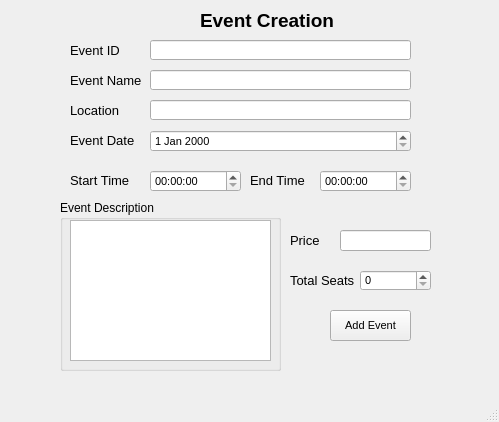
<?xml version="1.0" encoding="UTF-8"?>
<ui version="4.0">
 <class>MainWindow</class>
 <widget class="QMainWindow" name="MainWindow">
  <property name="geometry">
   <rect>
    <x>0</x>
    <y>0</y>
    <width>499</width>
    <height>422</height>
   </rect>
  </property>
  <property name="font">
   <font>
    <pointsize>8</pointsize>
   </font>
  </property>
  <property name="windowTitle">
   <string>MainWindow</string>
  </property>
  <widget class="QWidget" name="centralwidget">
   <widget class="QLabel" name="label">
    <property name="geometry">
     <rect>
      <x>70</x>
      <y>70</y>
      <width>101</width>
      <height>21</height>
     </rect>
    </property>
    <property name="font">
     <font>
      <pointsize>10</pointsize>
     </font>
    </property>
    <property name="text">
     <string>Event Name</string>
    </property>
   </widget>
   <widget class="QLabel" name="label_2">
    <property name="geometry">
     <rect>
      <x>200</x>
      <y>10</y>
      <width>181</width>
      <height>21</height>
     </rect>
    </property>
    <property name="font">
     <font>
      <pointsize>14</pointsize>
      <weight>75</weight>
      <bold>true</bold>
     </font>
    </property>
    <property name="text">
     <string>Event Creation</string>
    </property>
   </widget>
   <widget class="QLineEdit" name="lineEdit_eventName">
    <property name="geometry">
     <rect>
      <x>150</x>
      <y>70</y>
      <width>261</width>
      <height>20</height>
     </rect>
    </property>
    <property name="text">
     <string/>
    </property>
   </widget>
   <widget class="QLabel" name="label_3">
    <property name="geometry">
     <rect>
      <x>70</x>
      <y>170</y>
      <width>91</width>
      <height>21</height>
     </rect>
    </property>
    <property name="font">
     <font>
      <pointsize>10</pointsize>
     </font>
    </property>
    <property name="text">
     <string>Start Time</string>
    </property>
   </widget>
   <widget class="QLabel" name="label_4">
    <property name="geometry">
     <rect>
      <x>70</x>
      <y>130</y>
      <width>101</width>
      <height>21</height>
     </rect>
    </property>
    <property name="font">
     <font>
      <pointsize>10</pointsize>
     </font>
    </property>
    <property name="text">
     <string>Event Date</string>
    </property>
   </widget>
   <widget class="QDateEdit" name="dateEdit_eventDate">
    <property name="geometry">
     <rect>
      <x>150</x>
      <y>130</y>
      <width>261</width>
      <height>22</height>
     </rect>
    </property>
   </widget>
   <widget class="QTimeEdit" name="timeEdit_start">
    <property name="geometry">
     <rect>
      <x>150</x>
      <y>170</y>
      <width>91</width>
      <height>22</height>
     </rect>
    </property>
   </widget>
   <widget class="QLabel" name="label_5">
    <property name="geometry">
     <rect>
      <x>250</x>
      <y>170</y>
      <width>91</width>
      <height>21</height>
     </rect>
    </property>
    <property name="font">
     <font>
      <pointsize>10</pointsize>
     </font>
    </property>
    <property name="text">
     <string>End Time</string>
    </property>
   </widget>
   <widget class="QTimeEdit" name="timeEdit_end">
    <property name="geometry">
     <rect>
      <x>320</x>
      <y>170</y>
      <width>91</width>
      <height>22</height>
     </rect>
    </property>
   </widget>
   <widget class="QGroupBox" name="groupBox">
    <property name="geometry">
     <rect>
      <x>60</x>
      <y>200</y>
      <width>221</width>
      <height>171</height>
     </rect>
    </property>
    <property name="font">
     <font>
      <pointsize>9</pointsize>
     </font>
    </property>
    <property name="title">
     <string>Event Description</string>
    </property>
    <widget class="QPlainTextEdit" name="textEdit_desc">
     <property name="geometry">
      <rect>
       <x>10</x>
       <y>20</y>
       <width>201</width>
       <height>141</height>
      </rect>
     </property>
     <property name="plainText">
      <string/>
     </property>
    </widget>
   </widget>
   <widget class="QLabel" name="label_6">
    <property name="geometry">
     <rect>
      <x>290</x>
      <y>270</y>
      <width>91</width>
      <height>21</height>
     </rect>
    </property>
    <property name="font">
     <font>
      <pointsize>10</pointsize>
     </font>
    </property>
    <property name="text">
     <string>Total Seats</string>
    </property>
   </widget>
   <widget class="QLabel" name="label_7">
    <property name="geometry">
     <rect>
      <x>70</x>
      <y>100</y>
      <width>61</width>
      <height>21</height>
     </rect>
    </property>
    <property name="font">
     <font>
      <pointsize>10</pointsize>
     </font>
    </property>
    <property name="text">
     <string>Location</string>
    </property>
   </widget>
   <widget class="QLineEdit" name="lineEdit_location">
    <property name="geometry">
     <rect>
      <x>150</x>
      <y>100</y>
      <width>261</width>
      <height>20</height>
     </rect>
    </property>
    <property name="text">
     <string/>
    </property>
   </widget>
   <widget class="QLabel" name="label_8">
    <property name="geometry">
     <rect>
      <x>290</x>
      <y>230</y>
      <width>61</width>
      <height>21</height>
     </rect>
    </property>
    <property name="font">
     <font>
      <pointsize>10</pointsize>
     </font>
    </property>
    <property name="text">
     <string>Price</string>
    </property>
   </widget>
   <widget class="QLineEdit" name="lineEdit_price">
    <property name="geometry">
     <rect>
      <x>340</x>
      <y>230</y>
      <width>91</width>
      <height>21</height>
     </rect>
    </property>
    <property name="font">
     <font>
      <pointsize>8</pointsize>
     </font>
    </property>
    <property name="text">
     <string/>
    </property>
   </widget>
   <widget class="QPushButton" name="pushButton">
    <property name="geometry">
     <rect>
      <x>330</x>
      <y>310</y>
      <width>81</width>
      <height>31</height>
     </rect>
    </property>
    <property name="text">
     <string>Add Event</string>
    </property>
   </widget>
   <widget class="QLabel" name="label_9">
    <property name="geometry">
     <rect>
      <x>70</x>
      <y>40</y>
      <width>81</width>
      <height>21</height>
     </rect>
    </property>
    <property name="font">
     <font>
      <pointsize>10</pointsize>
     </font>
    </property>
    <property name="text">
     <string>Event ID</string>
    </property>
   </widget>
   <widget class="QLineEdit" name="lineEdit_eventID">
    <property name="geometry">
     <rect>
      <x>150</x>
      <y>40</y>
      <width>261</width>
      <height>20</height>
     </rect>
    </property>
    <property name="text">
     <string/>
    </property>
   </widget>
   <widget class="QSpinBox" name="spinBox">
    <property name="geometry">
     <rect>
      <x>360</x>
      <y>270</y>
      <width>71</width>
      <height>21</height>
     </rect>
    </property>
    <property name="maximum">
     <number>10000</number>
    </property>
   </widget>
  </widget>
  <widget class="QMenuBar" name="menubar">
   <property name="geometry">
    <rect>
     <x>0</x>
     <y>0</y>
     <width>499</width>
     <height>26</height>
    </rect>
   </property>
  </widget>
  <widget class="QStatusBar" name="statusbar"/>
 </widget>
 <resources/>
 <connections/>
</ui>
